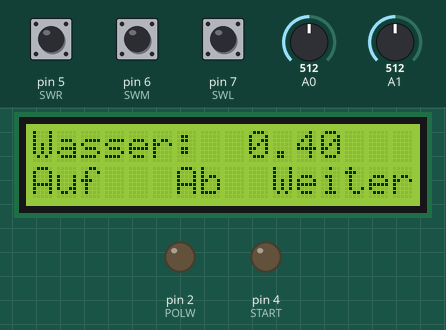
Bench run of a sketch on a simulated Arduino Uno, built with avr-gcc and run on an emulated ATmega328P. Parts: 16×2 character LCD, output pins drawn as LEDs (lit = HIGH). The test bench sets the inputs (shaded band); at power-on: pin 5 (SWR) HIGH, A1 = 512, A0 = 512, pin 6 (SWM) HIGH, pin 7 (SWL) HIGH.

Above: at 3.2 s.
3.3 s: pin 5 (SWR) pulled LOW for 3.2 s
At 4.8 s:
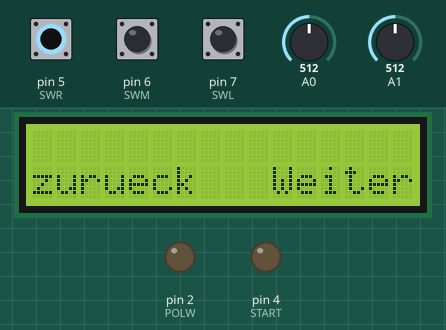
8.0 s: A1 set to 473
At 9.2 s:
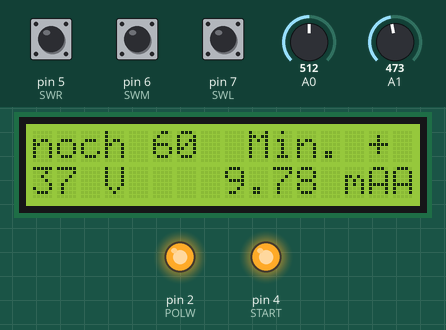
9.5 s: A0 set to 716
At 10.4 s:
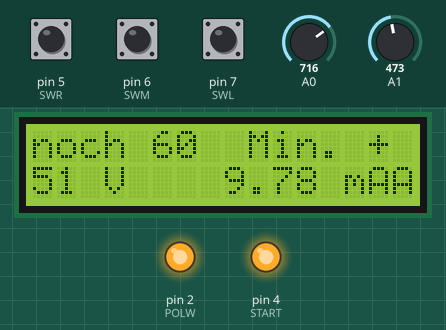
11.0 s: A1 set to 511
At 11.6 s:
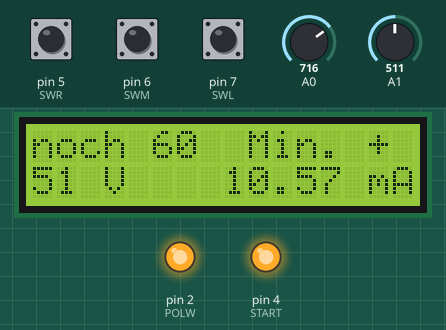
12.5 s: A0 set to 900
At 13.7 s:
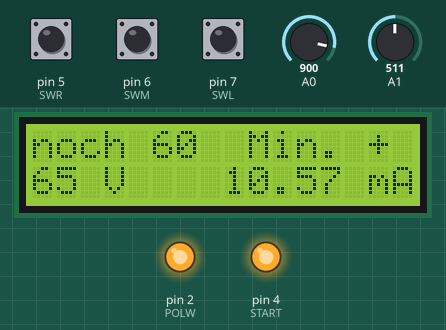
14.0 s: A0 set to 1010
At 15.0 s:
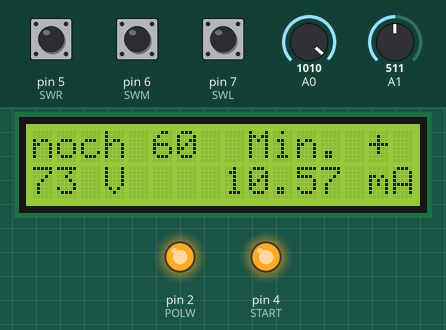
Timing chart, 0 to 16.5 s (numbered marks = the images above; inputs shaded):
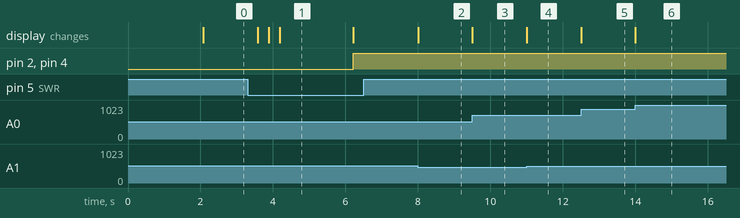

The sketch:

ks_gen_ppm_counter_final.ino
```cpp
// (licence header left out)
// PetS 9.11.16 New feature - Menü zur Wahl der Zeit des Polaritätswechsels von 0 bis 10 minuten
// PetS 9.11.16 New feature - Software Reset mittels assembler jump nach Addresse 0
// PetS 15.11.16 New feature - measure current
// PetS 28.11.16 Code clean to find problem with suddenly reset/ Software reset press 3 keys
// PetS 25.12.16 Test ppm-counter-system
// PetS 26.12.16 Interruft Routine
// PetS 30.12.16 TIMER_OFF / ON changedd, new function masse2ppm()
// PetS 02.01.16 lcd.print ppm, Q_gesamt & i reset after finish KSS
// PetS 17.01.17 lcd formatierter output fuer methode ppm
// PetS 17.01.17 remove unused code
#include <LiquidCrystal.h>

//LCD Size 16x2
#define COLS 16
#define ROWS 2

//LCD PINs
#define RS 13
#define E  12
#define D4 11
#define D5 10
#define D6 9
#define D7 8

// Schalter def.
#define SWL 7
#define SWM 6
#define SWR 5

// Steuerleitungen def.
#define START 4
#define AUDIO 3
#define POLW  2

#define TIMER_START TCCR1B |= (1 << CS12) | (0 << CS11) | (0 << CS10);// Bits setzen
#define TIMER_STOP  TCCR1B &= ~((1 << CS12) | (1 << CS11) | (1 << CS10));// Bits löschen


// Startwerte setzen
float liter = 0.4; // liter
float ppm = 50;    // ppm
float akt_ppm = 0;
float strom = 5 ;  // mA
boolean polaritaet = true;

char text[32];

int kszeit;
unsigned long startzeit, anfangszeit, endzeit;
unsigned int taste, i, eine_minute, Position, adc_wert, adc_wert_a1;
unsigned int polwechselzeit = 2;
float spannung;
float strom_mess;
float shunt = 51; // 51 Ohm 0.1%

// neue Variable fuer ppm methode
float Q_gesamt = 0;
float Q_messung = 0;
float faktor = 0.001118083; // = M / z * F , 107,8782/1*96485
float zielmasse;
float masse;
unsigned int intervall = 1; // Ein Messzyklus in Sekunden
unsigned int messzeit = 1000;
long unsigned int sek = 0;
char stringbuf[16];
int stunde, minute, sekunde;

LiquidCrystal lcd(RS, E, D4, D5, D6, D7);

void setup() {
  //Serial.begin(9600);

  // Interrupt Routine Setup Timer1 1 Hz
  // TIMER 1 for interrupt frequency 1 Hz:
  cli(); // stop interrupts
  TCCR1A = 0; // set entire TCCR1A register to 0
  TCCR1B = 0; // same for TCCR1B
  TCNT1  = 0; // initialize counter value to 0
  // set compare match register for 1 Hz increments
  OCR1A = 62499; // = 16000000 / (256 * 1) - 1 (must be <65536)
  // turn on CTC mode
  TCCR1B |= (1 << WGM12);
  // Set CS12, CS11 and CS10 bits for 256 prescaler
  TCCR1B |= (1 << CS12) | (0 << CS11) | (0 << CS10);
  // enable timer compare interrupt
  TIMSK1 |= (1 << OCIE1A);
  // disable timer compare interrupt
  // TIMSK1 |= (0 << OCIE1A);
  sei(); // allow interrupts
  TIMER_STOP

  // Setup Schalter + PullUp
  pinMode(SWL, INPUT);
  digitalWrite(SWL, HIGH);
  pinMode(SWM, INPUT);
  digitalWrite(SWM, HIGH);
  pinMode(SWR, INPUT);
  digitalWrite(SWR, HIGH);

  // Setup Steuerleitungen
  pinMode(START, OUTPUT);
  digitalWrite(START, LOW); // StartwertLow
  //pinMode(AUDIO,OUTPUT);
  pinMode(POLW, OUTPUT);
  digitalWrite(POLW, LOW); // StartwertLow

  // Setup LCD
  lcd.begin(COLS, ROWS);
  lcd.print("Silver 7 PRO");
  lcd.setCursor(0, 1);
  lcd.print("Version 05");
  delay(2000);
  // Analoge Referenz auf 1.1V - bei ATMega168/328
  analogReference(INTERNAL);
}

// 3 Tasten einlesen und return 1 2 oder 4
uint8_t lese_tasten(void) {
  uint8_t zwi_speich = 0;
  if (digitalRead(SWL) == LOW)
    zwi_speich = 1;
  if (digitalRead(SWM) == LOW)
    zwi_speich = zwi_speich + 2;
  if (digitalRead(SWR) == LOW)
    zwi_speich = zwi_speich + 4;
  return zwi_speich;
}
/*
  Funktion zum ausrechnen der Zeit
  Formel dazu: m = M * I * t / (z * F)
  m = Masse des Stoffes
  M = molare Masse Ag 107.8682 g/mol
  i = Strom in MilliAmpere
  t = Zeit in Sekunden
  z = Ladungszahl Ag ist 1
  f = Faraday-konstante
*/
const float  M = 107.87;
const float  z = 1.0;
const float  f = 96485.0;
int zeit(float liter, float strom, float ppm)
{
  return (int) ((13400 * ((M / (strom * z * f)) * liter * ppm )) + 0.5);
  // plus 0.5 zum runden !(int) schneidet ab
}

// 1. Ausgabe
void print_wassermenge(float liter) {
  lcd.clear();
  lcd.setCursor(0, 0);
  lcd.print("Wasser:     l");
  lcd.setCursor(0, 1);
  lcd.print("Auf   Ab  Weiter");
  lcd.setCursor(9, 0);
  lcd.print(liter);
}

// 2. Ausgabe
void print_ppm(float ppm) {
  lcd.clear();
  lcd.setCursor(0, 0);
  lcd.print("PPM:  ");
  lcd.setCursor(0, 1);
  lcd.print("Auf   Ab  Weiter");
  lcd.setCursor(6, 0);
  lcd.print((int)ppm);
}

// 3. Ausgabe
void print_polw(unsigned int polwechselzeit) {
  lcd.clear();
  lcd.setCursor(0, 0);
  lcd.print("Umpolzeit:   Min");
  lcd.setCursor(0, 1);
  lcd.print("Auf   Ab  Weiter");
  lcd.setCursor(11, 0);
  lcd.print(polwechselzeit);
}

// 4. Ausgabe
void print_methode(void) {
  lcd.clear();
  lcd.setCursor(0, 0);
  lcd.print("Methode waehlen:");
  lcd.setCursor(0, 1);
  lcd.print("ppm        zeit");
}
void erste_zeile_clean() {
  lcd.home();
  lcd.print("                ");
}

void zweiSekunden(void) {
  for (i = 0; i < 100; i ++)
    if ((lese_tasten() == 4) || (lese_tasten() == 1) )
      break;
    else
      delay(20);
}

void software_Reset() {
  // Restarts program from beginning but
  // does not reset the peripherals and registers

  asm volatile ("  jmp 0");
}

float errechne_zielmasse(float ppm, float wasser) {
  return (wasser * 1000 / 1000000) * ppm;
  // masse = (wassermenge * 1000 (gramm)/ 1000000) * ppm
}

float masse2ppm(float masse, float liter){
  return (masse /(liter * 1000 / 1000000));
  }
// PetS 17.01.17
void sek2hhmmss(long int zeit){
  if (zeit > 59){
    minute++;
    sek = 0;}
  if (minute > 59){
    stunde++;
    minute = 0;}
  if (stunde > 9){
    stunde = 0;} // da einstellig 9 max.
  }

ISR(TIMER1_COMPA_vect) {
  //Serial.print("Int: "); Serial.println(millis());

  // MESSUNG
  adc_wert_a1 = analogRead(1);
  strom_mess = (float) (adc_wert_a1 * 1.055) ;//Hier noch Spannung am 51 Ohm Shunt *1000
  strom_mess = (strom_mess / shunt) ;

  Q_messung =  strom_mess  * intervall;// I * t
  Q_gesamt = Q_gesamt + Q_messung;// Q aufaddiert
  masse = (Q_gesamt / 1000) * faktor; // Qgesamt von mC nach C
  sek2hhmmss(sek);
  akt_ppm = masse2ppm(masse, liter);
    // Ausgabe 1. LCD Zeile
  lcd.setCursor(0,0);
  sprintf(stringbuf,"%01d:%02d:%02d      mA",stunde,minute,sek);
  lcd.print(stringbuf);
  lcd.setCursor(9,0); lcd.print(strom_mess);
    // Ausgabe 2. LCD Zeile
  ppm = masse2ppm(masse,liter);
  lcd.setCursor(0,1);
  lcd.print(ppm); lcd.setCursor(7,1); lcd.print("ppm");
  lcd.setCursor(11,1); lcd.print(liter);lcd.setCursor(15,1);lcd.print("l");

  if (!(i % (polwechselzeit * 60))) //Polaritätswechsel standard auf 2
  { polaritaet = !polaritaet;
    digitalWrite(POLW, polaritaet);
    if (polaritaet){
        lcd.setCursor(15,0); lcd.print("*");
    }else{
       lcd.setCursor(15,0); lcd.print(" ");
    }
  }
  sek++;
  i++; // Intervall mal i ergibt Gesamtzeit
}

// *** M A I N L O O P ***
void loop() {
  do { //zureck Schleife
    // Wassermenge waehlen
    liter = 0.4; // ruecksetzen auf Standart f. neuen Durchlauf
    print_wassermenge(liter);
    do {
      if (lese_tasten() == 1) {
        if (liter < 1)
          liter = liter + 0.05 ; //geändert
        lcd.setCursor(9, 0);
        lcd.print(liter);
      }
      if (lese_tasten() == 2) {
        if (liter > 0.2)
          liter = liter - 0.05 ; //geändert
        lcd.setCursor(9, 0);
        lcd.print(liter);
      }
      delay(300);
    } while (lese_tasten() != 4);
    //PPM waehlen
    ppm = 50;
    print_ppm(ppm);
    do {
      if (lese_tasten() == 1) {
        if (ppm < 200)
          ppm = ppm + 5 ;
        lcd.setCursor(6, 0);
        lcd.print ("   ");// Korrektur 100derter Stelle
        lcd.setCursor(6, 0);
        lcd.print((int)ppm);
      }
      if (lese_tasten() == 2) {
        if (ppm > 11)
          ppm = ppm - 5 ;
        lcd.setCursor(6, 0);
        lcd.print ("   ");// Korrektur 100derter Stelle
        lcd.setCursor(6, 0);
        lcd.print((int) ppm);
      }
      delay(300);
    } while (lese_tasten() != 4);

    print_polw(polwechselzeit);
    do {
      if (lese_tasten() == 1) {
        if (polwechselzeit < 10)
          polwechselzeit = polwechselzeit + 1 ;
        lcd.setCursor(11, 0);
        lcd.print(polwechselzeit);
      }
      if (lese_tasten() == 2) {
        if (polwechselzeit)
          polwechselzeit = polwechselzeit - 1 ;
        lcd.setCursor(11, 0);
        lcd.print(polwechselzeit);
      }
      delay(300);
    } while (lese_tasten() != 4);

    //delay(1000);

    // benoetigte Zeit ausrechnen
    kszeit = zeit(liter, strom, ppm);
    lcd.clear();
    lcd.setCursor(0, 1);
    lcd.print("zurueck");
    lcd.setCursor(10, 1);
    lcd.print("Weiter");
    // B e n u t z e r   letzter check
    delay(1000);
    do {
      lcd.setCursor(0, 0);
      lcd.print((int)strom);
      lcd.setCursor(3, 0);
      lcd.print("mA");
      lcd.setCursor(9, 0);
      lcd.print((int)ppm);
      lcd.setCursor(13, 0);
      lcd.print("ppm");
      //erste 2 Werte -Pause- zweite 2 Werte in diegleiche Zeile
      taste = lese_tasten();
      zweiSekunden();
      erste_zeile_clean();

      lcd.setCursor(0, 0);
      lcd.print(kszeit);
      lcd.setCursor(3, 0);
      lcd.print("Min.");
      lcd.setCursor(9, 0);
      lcd.print(liter);
      lcd.setCursor(14, 0);
      lcd.print("l");
      taste = lese_tasten();
      zweiSekunden();
      erste_zeile_clean();
    } while (taste != 4 && taste != 2 && taste != 1); //Reagiere auf Tastendruck
  } while ( taste != 4 && taste != 2); //nur ++NICHT++ zurueck, wenn 4 == weiter

  // Menüausgabe
  delay(1000);
  print_methode();
  do {
    taste = lese_tasten();
  } while ( taste != 1 && taste != 2 && taste != 4);// 1 = nach ppm , 4 = nach zeit

  // Auswahl Methode Standard oder ppm-count
  // switch case
  switch (taste)
  {
    case 1:
      { zielmasse = errechne_zielmasse(ppm, liter);
        digitalWrite(START, HIGH);
        TIMER_START
          do {
            delay(100); //0,1 sek
            if (lese_tasten() == 7)
              software_Reset();
          } while (masse <= zielmasse);
        digitalWrite(START, LOW);
        TIMER_STOP
        // Ton ausgeben
        for (i = 0; i < 5; i++)
        {
          tone(AUDIO, 1500);
          delay(500);
          noTone(AUDIO);
          delay(500);
        }
      }
      break;
    case 2:
    case 4:
      {
        // Taste 2 Mitte ist der TEST-Schnelldurchlauf
        if (taste == 2) {
          eine_minute = 1000;
          tone(AUDIO, 2000);
          delay(500);
          noTone(AUDIO);
        } else {
          eine_minute = 60000;
        }
        // *** KS Prozess beginnt ***
        lcd.clear();
        // Start KS
        lcd.clear();
        digitalWrite(START, HIGH); //Relais einschalten!
        anfangszeit = millis(); // zum errechnen der Gesamtzeit
        // * * * * * * * * * * * * * * * * * * * * * * * * * * * * * * * * * *
        for (i = 0; i <= (kszeit - 1); i ++) {
          lcd.setCursor(0, 0);
          lcd.print("noch     Min.");
          if ((kszeit - i) < 10) // Korrektur, weil beim Uebergang von
            Position = 6;      // Zehner auf EIner eine Null stehen bleibt
          else
            Position = 5;
          lcd.setCursor(Position, 0);
          lcd.print(kszeit - i);

          if (!(i % polwechselzeit)) //Polaritätswechsel standard auf 2
          { polaritaet = !polaritaet;
            digitalWrite(POLW, polaritaet);
          }
          if (polaritaet) {
            lcd.setCursor(14, 0);
            lcd.print("+");
          }
          else {
            lcd.setCursor(14, 0);
            lcd.print("-");
          }
          // Spannung messen und Ausgabe 2.Zeile sowie eine Minute und weiter
          startzeit = millis();
          while (millis() - startzeit < eine_minute) {
            lcd.setCursor(0, 1);
            adc_wert = analogRead(0);
            adc_wert_a1 = analogRead(1);
            spannung = (float) adc_wert * 0.00107 ; // 0.0010742 (1,1V /1024) genaue Wert wichtig!!!
            strom_mess = (float) (adc_wert_a1 * 1.055) ;//Hier noch Spannung am 51 Ohm Shunt *1000
            strom_mess = (strom_mess / shunt) ;
            // Serial.println(strom_mess);
            lcd.print((int)(spannung * 67.76)); // Spannnungsteilerverhältnis 66,79 gemessen
            lcd.print(" V "); // ein Leerzeichen hinten dran, wegen einstellige V.
            lcd.setCursor(8, 1);
            lcd.print(strom_mess);
            lcd.print(" mA");
            if (lese_tasten() == 7)
              software_Reset();
          }
        }
        digitalWrite(START, LOW); // Fertig !
        endzeit = millis(); // zum errechnen der Gesamtzeit

        lcd.clear();
        lcd.setCursor(0, 0);
        lcd.print("KS fertig ");
        lcd.setCursor(10, 0);
        lcd.print(kszeit);
        lcd.setCursor(13, 0);
        lcd.print("Min");

        lcd.setCursor(0, 1);
        lcd.print((int)ppm);
        lcd.print(" PPM  ");
        lcd.print(liter);
        lcd.print(" l");
        // Ton ausgeben
        for (i = 0; i < 5; i++)
        {
          tone(AUDIO, 1500);
          delay(500);
          noTone(AUDIO);
          delay(500);
        }
      }
      break;
  }
  //Warteschleife bis irgend eine Taste
  do {
    taste = lese_tasten();
  } while (taste != 4 && taste != 2 && taste != 1);
  Q_gesamt=0; i=0; sek=0; stunde=0; minute=0;// Werte zurücksetzen
  delay(1000);
}
```

Measured:
- the behaviour switches between 484 and 483 on A1 (found by bisection; images 1 and 2)
- after the input at 3.3 s, pin 2 (POLW), pin 4 (START): LOW → HIGH after 2.9 s; the display: first changes after 0.28 s (image 1 shows a later state)
- after the input at 8.0 s, the display: changes at once (image 2)
- after the input at 9.5 s, the display: changes at once (image 3)
- after the input at 11.0 s, the display: changes at once (image 4)
- after the input at 12.5 s, the display: changes at once (image 5)
- after the input at 14.0 s, the display: changes at once (image 6)
